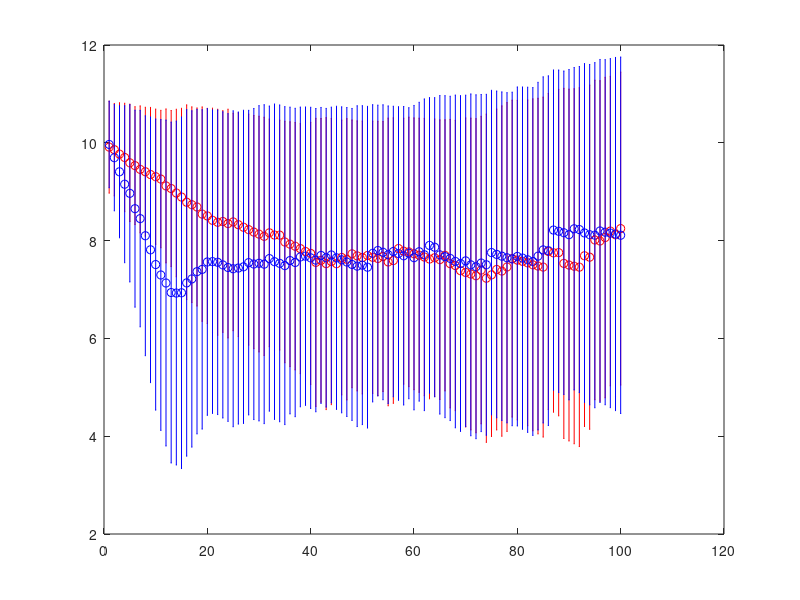

Source code (MATLAB):
%% Initialization
% these are the different properties that make up the dancers stance on
% different topics. 0 is "medium", negative means no, positive means yes
dancerProps = {'planned',...
    'price-sensitive',...
    'roled',...
    'partnered',...
    'outgoing',...
    'equalitarian',...
    'feminist/masculinist',...
    'home-scene bound',...
    'returning',...
    'frustration-tolerant',...
    'happy/motivated',...
    'preferred partner',...
    'visited workshops'...
};

% these are the properties of the registration system
eventProps = {'number of places',...
    'registering schedule',...
    'roled',...
    'partnered preferred',...
    'price-pattern',...
};

totalLeadersRejected = 0;
totalFollowersRejected = 0;

% make an initial population of dancers
leadFollowRatio = 0.8;
initialDancerPopulation = 250;
initialLeaderPopulation = round(initialDancerPopulation/2*leadFollowRatio);
initialFollowerPopulation = round(initialDancerPopulation/2/leadFollowRatio);

leaders = [randn(initialLeaderPopulation, length(dancerProps) - 4), ... % the personal attributes are normally distributed
    abs(randn(initialLeaderPopulation, 1)*0.1 + 1), ... % the frustration tolerance is a multiplicator and can only be positive
    randn(initialLeaderPopulation, 1) + 10, ... % everybody starts out quite happy
    (1:initialLeaderPopulation)', ... % right now, everybody is partnered. This will be changed in the next subsection
    zeros(initialLeaderPopulation, 1)]; % everybody has not participated at any event 
followers = [randn(initialFollowerPopulation, length(dancerProps) - 4), ...
    abs(randn(initialFollowerPopulation, 1)*0.1 + 1), ...
    randn(initialFollowerPopulation, 1) + 10, ...
    (1:initialFollowerPopulation)', ...
    zeros(initialFollowerPopulation, 1)];

% what part of the dancers is partnered?
partneredRatio = 0.5;
partneredDancers = partneredRatio*min(initialLeaderPopulation,initialLeaderPopulation);
leaders(partneredDancers+1:end, 13)=0; % now the initial population is partially partnered
followers(partneredDancers+1:end, 13)=0;

dancerSummaryFigure = figure;

for i = 1:100
    %% Dancers with negative happiness are no longer part of the scene
    leadersDancingIndeces = leaders(:, 11) > 0;
    currentLeaderPopulation = sum(leadersDancingIndeces);
    followersDancingIndeces = followers(:, 11) > 0;
    currentFollowerPopulation = sum(followersDancingIndeces);
    
    %% Display the dancers mean happiness values
    errorbar(i, mean(leaders(leadersDancingIndeces,11)), std(leaders(leadersDancingIndeces,11)), 'ro')
    hold on
    errorbar(i, mean(followers(followersDancingIndeces,11)), std(followers(followersDancingIndeces,11)), 'bo')

    %% Start an event registration and check who is getting in
    % set the properties of an event
    thisEventProps = [100,1,1,1,1];

    % not all will want to participate (currently about half)
    applicantsLeadersIndices = logical(randi(2,1,length(leaders))' - 1);
    applicantsLeadersIndices = find(applicantsLeadersIndices & leadersDancingIndeces);
    thisEventLeadersIndices = leaders(applicantsLeadersIndices, :);
    applicantsFollowersIndices = logical(randi(2,1,length(followers))' - 1);
    applicantsFollowersIndices = find(applicantsFollowersIndices & followersDancingIndeces);
    thisEventFollowersIndices = followers(applicantsFollowersIndices, :);

    % sort the population by their planned-attributed, modified by their motivation
    % the more planned and the more happy/motivated they are, the earlier will
    % the register
    [~, sortedApplicantsLeadersIndices] = sort(thisEventLeadersIndices(:, 1) + thisEventLeadersIndices(:, 11), 1, 'descend');
    thisEventLeadersIndices = applicantsLeadersIndices(sortedApplicantsLeadersIndices);
    [~, sortedApplicantsFollowersIndices] = sort(thisEventFollowersIndices(:, 1) + thisEventFollowersIndices(:, 11), 1, 'descend');
    thisEventFollowersIndices = applicantsFollowersIndices(sortedApplicantsFollowersIndices);

    switch thisEventProps(3)
        case 0
            % this is an un-roled event

        case 1
            % this is a roled event

            % find who made it into the workshop
            thisEventLeadersIndices = thisEventLeadersIndices(1:min(length(thisEventLeadersIndices),thisEventProps(1)/2));
            thisEventFollowersIndices = thisEventFollowersIndices(1:min(length(thisEventFollowersIndices),length(thisEventLeadersIndices)),:);
            thisEventLeadersIndices = thisEventLeadersIndices(1:min(length(thisEventLeadersIndices),length(thisEventFollowersIndices)));

        case 2
            % this is a partnered event
    end

    % keep a total of how many got rejected at all events
    totalLeadersRejected = totalLeadersRejected + length(applicantsLeadersIndices) - length(thisEventLeadersIndices);
    totalFollowersRejected = totalFollowersRejected + length(applicantsFollowersIndices) - length(thisEventFollowersIndices);

    % mark the participation for each dancer
    leaders(thisEventLeadersIndices, 13) = leaders(thisEventLeadersIndices, 13) + 1;
    followers(thisEventFollowersIndices, 13) = followers(thisEventFollowersIndices, 13) + 1;

    % the happiness/motivation of everybody goes down with time
    leaders(:, 11) = leaders(:, 11) - 0.05;
    followers(:, 11) = followers(:, 11) - 0.05;

    % update the happiness/motivation of the rejected, depending on their frustration tolerance
    % (it seems as if we degraded all; but we will update the actual participants in the next step)
    leaders(applicantsLeadersIndices, 11) = leaders(applicantsLeadersIndices, 11) - 1./leaders(applicantsLeadersIndices, 10);
    followers(applicantsFollowersIndices, 11) = followers(applicantsFollowersIndices, 11) - 1./followers(applicantsFollowersIndices, 10);

    % update the happiness/motivation of the participants
    leaders(thisEventLeadersIndices, 11) = leaders(thisEventLeadersIndices, 11) + 1;
    followers(thisEventFollowersIndices, 11) = followers(thisEventFollowersIndices, 11) + 1;

end
